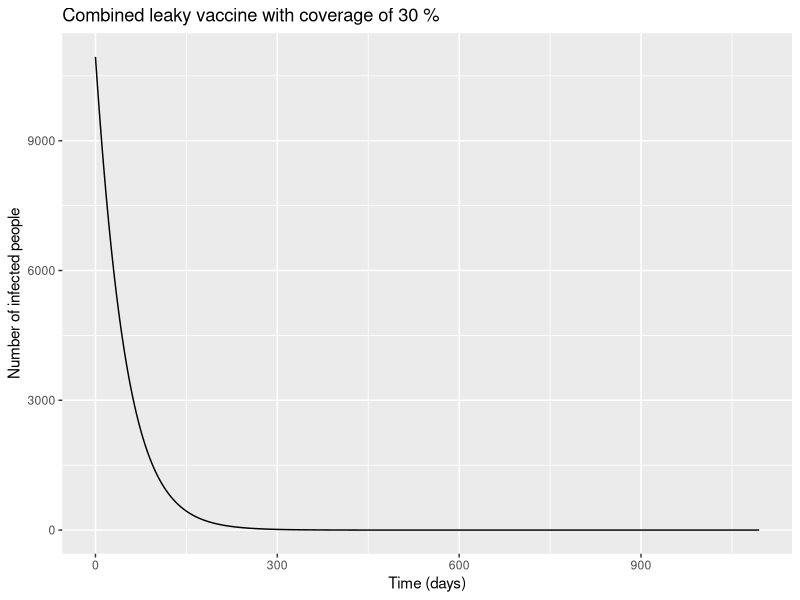

Write the R code that produced this figure.
setwd("C:/Users/Ahegar.HEALTH/OneDrive/CovMoh/Spreadsheets/Spreadsheets/Data")
.libPaths( c( "C:/Users/Ahegar.HEALTH/Box/R/Packages" , .libPaths() ) )

# LOAD THE PACKAGES:
library(deSolve)
library(reshape2)
library(ggplot2)

# MODEL INPUTS:

# Specify the total population size
N <- 419200

# Specify the vaccination coverage
p <- 0.3                                    # 30% coverage

# Initial number of people in each compartment
initial_state_values <- c(S = (1-p)*N,  # the unvaccinated proportion of the
                          # population is susceptible
                          I = 10938,        # the epidemic starts with a single
                          # infected person
                          R = 10095,        # there is no prior immunity in
                          # the population
                          V = p*N,      # a proportion p of the population is
                          # vaccinated (vaccination coverage) 
                          Iv = 0)       # no vaccinated individual has been
# infected at the beginning of the simulation

# Parameters
parameters <- c(beta = 0.045,     # the infection rate in units of days^-1
                gamma = 0.0625,     # the rate of recovery in units of days^-1
                c_s = 0.9,       # the reduction in the force of infection
                # acting on those vaccinated
                c_i = 0.9)       # the reduction in the infectivity of
# vaccinated infected people       

# TIMESTEPS:

# Sequence of timesteps to solve the model at
times <- seq(from = 0, to = 1095, by = 0.1)   # from 0 to 3 years, daily intervals

# MODEL FUNCTION: 

vaccine_model <- function(time, state, parameters) {  
  
  with(as.list(c(state, parameters)), {    
    
    # Defining lambda as a function of beta and I:
    lambda <- beta * I/N + c_i * beta * Iv/N 
    # the Iv compartment is c_i times less infectious than the I compartment
    
    # The differential equations
    dS <- -lambda * S            
    dI <- lambda * S - gamma * I   
    dR <- gamma * I + gamma * Iv            # infected and vaccinated infected
    # individuals recover at the same rate   
    dV <- -c_s * lambda * V                 # vaccinated people become infected at
    # a rate c_s * lambda
    dIv <- c_s * lambda * V - gamma * Iv    # vaccinated people who become infected
    # move into the Iv compartment
    
    # Return the number of people in each compartment at each timestep 
    # (in the same order as the input state variables)
    return(list(c(dS, dI, dR, dV, dIv))) 
  })
  
}

# MODEL OUTPUT:

# Solving the differential equations using the ode integration algorithm
output <- as.data.frame(ode(y = initial_state_values, 
                            times = times, 
                            func = vaccine_model,
                            parms = parameters))

# PLOT THE OUTPUT

# Plot the number of infected people over time
ggplot(data = output,                                               
       aes(x = time, y = I+Iv)) +   # infected people are in the I and Iv compartment
  geom_line() +                                                          
  xlab("Time (days)")+                                                   
  ylab("Number of infected people") +
  labs(title = paste("Combined leaky vaccine with coverage of", p*100, "%"))
